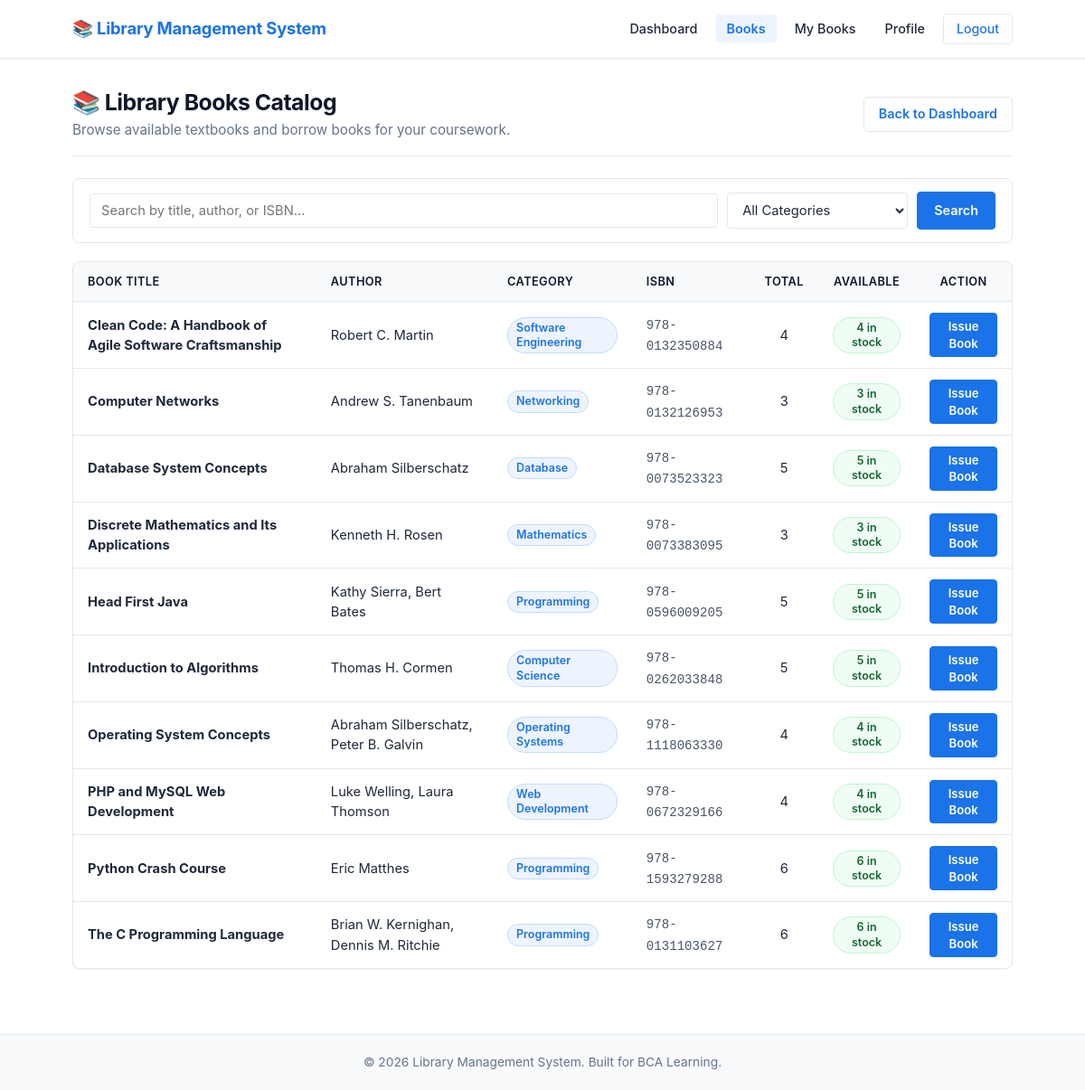
Page /books.php (signed in) on the committed database.
### tables this page shows
CREATE TABLE books (
    id INT AUTO_INCREMENT PRIMARY KEY,
    title VARCHAR(200) NOT NULL,
    author VARCHAR(150) NOT NULL,
    category VARCHAR(100),
    isbn VARCHAR(50) UNIQUE,
    quantity INT NOT NULL DEFAULT 1,
    available_quantity INT NOT NULL DEFAULT 1,
    created_at TIMESTAMP DEFAULT CURRENT_TIMESTAMP
);

### books.php (the view, shortened to what this page needs)
<?php
require_once 'config/db.php';
$search   = trim($_GET['search'] ?? '');
try {
    $sql = "SELECT id, title, author, category, isbn, quantity, available_quantity FROM books WHERE 1=1";
    $params = [];
    $sql .= " ORDER BY title ASC";
    $stmt = $pdo->prepare($sql);
    $stmt->execute($params);
    $books = $stmt->fetchAll();
} catch (PDOException $e) {
    $books = [];
    $categories = [];
    $error_message = "Unable to retrieve book catalog. Please try again.";
}
include 'includes/header.php';
include 'includes/navbar.php';
?>
<main class="main-content">
    <div class="container">
        <div class="page-header-flex">
            <div>
                <h1>📚 Library Books Catalog</h1>
                <p style="color: var(--text-muted); font-size: 0.95rem; margin-top: 4px;">
                    Browse available textbooks and borrow books for your coursework.
                </p>
            </div>
            <div>
                <a href="dashboard.php" class="btn btn-outline">Back to Dashboard</a>
            </div>
        </div>
        <form method="GET" action="books.php" class="search-filter-box">
            <input
                type="text"
                name="search"
                class="form-control"
                placeholder="Search by title, author, or ISBN..."
                value="<?php echo htmlspecialchars($search); ?>"
            >
            <select name="category" class="form-control" style="max-width: 200px;">
                <option value="">All Categories</option>
            </select>
            <button type="submit" class="btn btn-primary" style="padding: 10px 18px;">Search</button>
        </form>
        <div class="table-responsive">
            <table class="table">
                <thead>
                    <tr>
                        <th>Book Title</th>
                        <th>Author</th>
                        <th>Category</th>
                        <th>ISBN</th>
                        <th style="text-align: center;">Total</th>
                        <th style="text-align: center;">Available</th>
                        <th style="text-align: center;">Action</th>
                    </tr>
                </thead>
                <tbody>
                    <?php if (empty($books)): ?>
                        <tr>
                            <td colspan="7" style="text-align: center; padding: 30px; color: var(--text-muted);">
                                No books found matching your search criteria.
                            </td>
                        </tr>
                    <?php else: ?>
                        <?php foreach ($books as $book): ?>
                            <tr>
                                <td>
                                    <strong><?php echo htmlspecialchars($book['title']); ?></strong>
                                </td>
                                <td><?php echo htmlspecialchars($book['author']); ?></td>
                                <td>
                                    <span class="badge badge-category">
                                        <?php echo htmlspecialchars($book['category'] ?? 'General'); ?>
                                    </span>
                                </td>
                                <td>
                                    <code style="font-size: 0.88rem; color: #475569;"><?php echo htmlspecialchars($book['isbn']); ?></code>
                                </td>
                                <td style="text-align: center;">
                                    <?php echo (int)$book['quantity']; ?>
                                </td>
                                <td style="text-align: center;">
                                    <?php if ($book['available_quantity'] > 0): ?>
                                        <span class="badge badge-success">
                                            <?php echo (int)$book['available_quantity']; ?> in stock
                                        </span>
                                    <?php else: ?>
                                        <span class="badge badge-danger">0 left</span>
                                    <?php endif; ?>
                                </td>
                                <td style="text-align: center;">
                                    <?php if ($book['available_quantity'] > 0): ?>
                                        <a href="issue-book.php?id=<?php echo urlencode($book['id']); ?>" class="btn btn-primary btn-sm">
                                            Issue Book
                                        </a>
                                    <?php else: ?>
                                        <span class="badge badge-danger" style="padding: 6px 12px;">Not Available</span>
                                    <?php endif; ?>
                                </td>
                            </tr>
                        <?php endforeach; ?>
                    <?php endif; ?>
                </tbody>
            </table>
        </div>
    </div>
</main>
<?php include 'includes/footer.php'; ?>

### assets/css/style.css (style rules this page uses)
:root { --primary: #1a73e8; --primary-hover: #1557b0; --primary-light: #eef4fe; --primary-border: #c2dbfe; --text-dark: #0f172a; --text-body: #1e293b; --text-muted: #64748b; --text-light: #94a3b8; --bg-page: #ffffff; --bg-subtle: #f8fafc; --bg-light: #f8fafc; --bg-card: #ffffff; --border-color: #e2e8f0; --border-light: #f1f5f9; --success-bg: #f0fdf4; --success-text: #166534; --success-border: #bbf7d0; --error-bg: #fef2f2; --error-text: #991b1b; --error-border: #fecaca; --radius-sm: 4px; --radius: 8px; --radius-lg: 12px; --radius-pill: 9999px; --shadow-sm: 0 1px 2px 0 rgba(0, 0, 0, 0.05); --shadow-md: 0 2px 4px -1px rgba(0, 0, 0, 0.06), 0 1px 2px -1px rgba(0, 0, 0, 0.04); }
* { margin: 0; padding: 0; box-sizing: border-box; }
body { font-family: -apple-system, BlinkMacSystemFont, "Segoe UI", Roboto, Oxygen, Ubuntu, Cantarell, "Helvetica Neue", sans-serif; color: var(--text-body); background-color: var(--bg-page); line-height: 1.5; font-size: 15px; display: flex; flex-direction: column; min-height: 100vh; -webkit-font-smoothing: antialiased; }
.container { width: 100%; max-width: 1080px; margin: 0 auto; padding: 0 20px; }
.main-content { flex: 1; padding: 32px 0 48px; }
h1, h2, h3, h4 { color: var(--text-dark); font-weight: 700; line-height: 1.3; }
.page-header-flex { display: flex; justify-content: space-between; align-items: center; margin-bottom: 24px; padding-bottom: 16px; border-bottom: 1px solid var(--border-color); flex-wrap: wrap; gap: 16px; }
.page-header-flex h1 { font-size: 1.55rem; letter-spacing: -0.02em; }
.page-header-flex p { color: var(--text-muted); font-size: 0.92rem; margin-top: 4px; }
.btn { display: inline-flex; align-items: center; justify-content: center; font-family: inherit; font-size: 0.9rem; font-weight: 600; padding: 8px 16px; border-radius: var(--radius-sm); text-decoration: none; cursor: pointer; border: 1px solid transparent; transition: all 0.15s ease; line-height: 1.4; }
.btn-primary { background-color: var(--primary); color: #ffffff !important; border-color: var(--primary); }
.btn-outline { background-color: transparent; color: var(--primary) !important; border-color: var(--border-color); }
.btn-sm { padding: 5px 12px; font-size: 0.82rem; }
.form-control { width: 100%; padding: 9px 12px; font-size: 0.92rem; font-family: inherit; color: var(--text-body); background-color: #ffffff; border: 1px solid var(--border-color); border-radius: var(--radius-sm); outline: none; transition: border-color 0.15s ease, box-shadow 0.15s ease; }
.search-filter-box { background-color: var(--bg-card); border: 1px solid var(--border-color); border-radius: var(--radius); padding: 14px 18px; margin-bottom: 20px; display: flex; gap: 10px; flex-wrap: wrap; align-items: center; }
.search-filter-box .form-control { flex: 1; min-width: 200px; }
.table-responsive { overflow-x: auto; background-color: var(--bg-card); border: 1px solid var(--border-color); border-radius: var(--radius); box-shadow: var(--shadow-sm); margin-bottom: 24px; }
.table { width: 100%; border-collapse: collapse; text-align: left; font-size: 0.92rem; }
.table th, .table td { padding: 12px 16px; border-bottom: 1px solid var(--border-color); vertical-align: middle; }
.table th { background-color: var(--bg-subtle); color: var(--text-dark); font-weight: 600; font-size: 0.8rem; text-transform: uppercase; letter-spacing: 0.03em; }
.table tbody tr:last-child td { border-bottom: none; }
.badge { display: inline-block; padding: 3px 9px; border-radius: var(--radius-pill); font-size: 0.78rem; font-weight: 600; line-height: 1.3; }
.badge-success { background-color: var(--success-bg); color: var(--success-text); border: 1px solid var(--success-border); }
.badge-category { background-color: var(--primary-light); color: var(--primary); border: 1px solid var(--primary-border); }

### rows in the picture
books: title "Clean Code: A Handbook of Agile Software Craftsmanship", author "Robert C. Martin", category "Software Engineering", isbn "978-0132350884", quantity "4", available_quantity "4"
books: title "Computer Networks", author "Andrew S. Tanenbaum", category "Networking", isbn "978-0132126953", quantity "3", available_quantity "3"
books: title "Database System Concepts", author "Abraham Silberschatz", category "Database", isbn "978-0073523323", quantity "5", available_quantity "5"
books: title "Discrete Mathematics and Its Applications", author "Kenneth H. Rosen", category "Mathematics", isbn "978-0073383095", quantity "3", available_quantity "3"
books: title "Head First Java", author "Kathy Sierra, Bert Bates", category "Programming", isbn "978-0596009205", quantity "5", available_quantity "5"
books: title "Introduction to Algorithms", author "Thomas H. Cormen", category "Computer Science", isbn "978-0262033848", quantity "5", available_quantity "5"
books: title "Operating System Concepts", author "Abraham Silberschatz, Peter B. Galvin", category "Operating Systems", isbn "978-1118063330", quantity "4", available_quantity "4"
books: title "PHP and MySQL Web Development", author "Luke Welling, Laura Thomson", category "Web Development", isbn "978-0672329166", quantity "4", available_quantity "4"
books: title "Python Crash Course", author "Eric Matthes", category "Programming", isbn "978-1593279288", quantity "6", available_quantity "6"
books: title "The C Programming Language", author "Brian W. Kernighan, Dennis M. Ritchie", category "Programming", isbn "978-0131103627", quantity "6", available_quantity "6"
